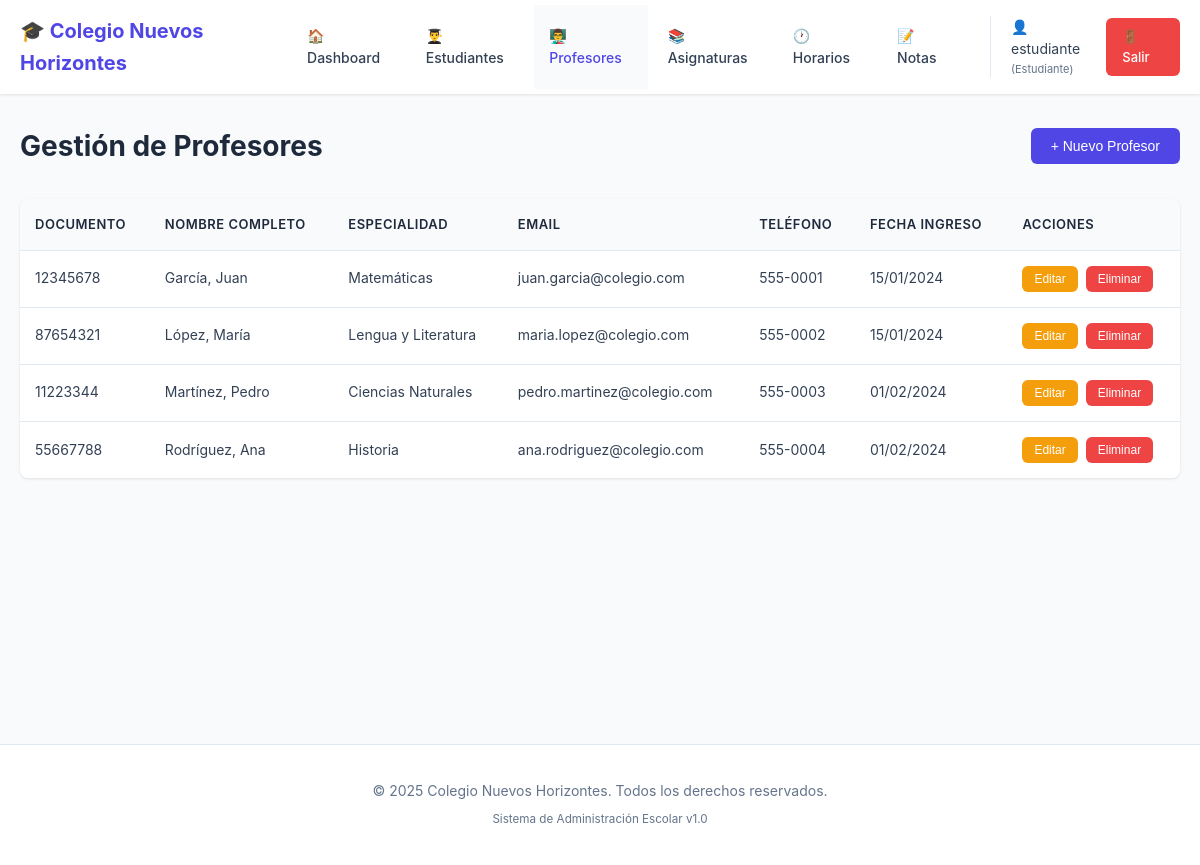
/Nuevo-Colegio/profesores.php (signed in), run on the app's committed database.
### tables this page shows
CREATE TABLE profesores (
    id INT PRIMARY KEY AUTO_INCREMENT,
    nombre VARCHAR(100) NOT NULL,
    apellido VARCHAR(100) NOT NULL,
    documento VARCHAR(20) UNIQUE NOT NULL,
    especialidad VARCHAR(100),
    telefono VARCHAR(20),
    email VARCHAR(100) UNIQUE NOT NULL,
    fecha_ingreso DATE NOT NULL,
    activo BOOLEAN DEFAULT TRUE
);

### Nuevo-Colegio/config.php (called while the page is built, shortened)
<?php
function formatDate($date) {
    return date('d/m/Y', strtotime($date));
}
?>

### Nuevo-Colegio/profesores.php (the view, shortened to what this page needs)
<?php
require_once 'config.php';
$db = getDBConnection();
$stmt = $db->query("SELECT * FROM profesores WHERE activo = 1 ORDER BY apellido, nombre");
$profesores = $stmt->fetchAll();
include 'includes/header.php';
?>
<div class="page-container">
    <div class="page-header">
        <h2>Gestión de Profesores</h2>
        <button onclick="abrirModal()" class="btn btn-primary">+ Nuevo Profesor</button>
    </div>
    <div class="table-container">
        <table class="data-table">
            <thead>
                <tr>
                    <th>Documento</th>
                    <th>Nombre Completo</th>
                    <th>Especialidad</th>
                    <th>Email</th>
                    <th>Teléfono</th>
                    <th>Fecha Ingreso</th>
                    <th>Acciones</th>
                </tr>
            </thead>
            <tbody>
                <?php foreach ($profesores as $prof): ?>
                <tr>
                    <td><?php echo htmlspecialchars($prof['documento']); ?></td>
                    <td><?php echo htmlspecialchars($prof['apellido'] . ', ' . $prof['nombre']); ?></td>
                    <td><?php echo htmlspecialchars($prof['especialidad']); ?></td>
                    <td><?php echo htmlspecialchars($prof['email']); ?></td>
                    <td><?php echo htmlspecialchars($prof['telefono']); ?></td>
                    <td><?php echo formatDate($prof['fecha_ingreso']); ?></td>
                    <td class="actions">
                        <button onclick='editarProfesor(<?php echo json_encode($prof); ?>)'
                                class="btn btn-sm btn-warning">Editar</button>
                        <button onclick="eliminarProfesor(<?php echo $prof['id']; ?>)"
                                class="btn btn-sm btn-danger">Eliminar</button>
                    </td>
                </tr>
                <?php endforeach; ?>
            </tbody>
        </table>
    </div>
</div>
<?php include 'includes/footer.php'; ?>

### Nuevo-Colegio/css/style.css (style rules this page uses)
* { margin: 0; padding: 0; box-sizing: border-box; }
:root { --primary-color: #4f46e5; --secondary-color: #64748b; --success-color: #10b981; --danger-color: #ef4444; --warning-color: #f59e0b; --info-color: #3b82f6; --dark-color: #1e293b; --light-color: #f8fafc; --border-color: #e2e8f0; --text-color: #334155; --shadow: 0 1px 3px rgba(0,0,0,0.1); --shadow-lg: 0 10px 25px rgba(0,0,0,0.1); }
body { font-family: -apple-system, BlinkMacSystemFont, 'Segoe UI', Roboto, Oxygen, Ubuntu, sans-serif; background-color: var(--light-color); color: var(--text-color); line-height: 1.6; }
.page-header { display: flex; justify-content: space-between; align-items: center; margin-bottom: 30px; flex-wrap: wrap; gap: 15px; }
.page-header h2 { font-size: 28px; color: var(--dark-color); }
.btn { display: inline-block; padding: 10px 20px; border: none; border-radius: 6px; font-size: 14px; font-weight: 500; cursor: pointer; transition: all 0.3s; text-decoration: none; text-align: center; }
.btn-primary { background: var(--primary-color); color: white; }
.btn-danger { background: var(--danger-color); color: white; }
.btn-warning { background: var(--warning-color); color: white; }
.btn-sm { padding: 6px 12px; font-size: 12px; }
.table-container { background: white; border-radius: 8px; box-shadow: var(--shadow); overflow-x: auto; }
.data-table { width: 100%; border-collapse: collapse; }
.data-table thead { background: var(--light-color); }
.data-table th { padding: 15px; text-align: left; font-weight: 600; color: var(--dark-color); font-size: 13px; text-transform: uppercase; letter-spacing: 0.5px; }
.data-table td { padding: 15px; border-top: 1px solid var(--border-color); font-size: 14px; }
.data-table .actions { display: flex; gap: 8px; }

### data on the page
profesores: documento "12345678", apellido+nombre "García, Juan", especialidad "Matemáticas", email "juan.garcia@colegio.com", telefono "555-0001", fecha_ingreso "15/01/2024"
profesores: documento "87654321", apellido+nombre "López, María", especialidad "Lengua y Literatura", email "maria.lopez@colegio.com", telefono "555-0002", fecha_ingreso "15/01/2024"
profesores: documento "11223344", apellido+nombre "Martínez, Pedro", especialidad "Ciencias Naturales", email "pedro.martinez@colegio.com", telefono "555-0003", fecha_ingreso "01/02/2024"
profesores: documento "55667788", apellido+nombre "Rodríguez, Ana", especialidad "Historia", email "ana.rodriguez@colegio.com", telefono "555-0004", fecha_ingreso "01/02/2024"

### other printed values
SITE_NAME "Colegio Nuevos Horizontes"
$_SESSION['user_nombre'] "estudiante"
$_SESSION['user_rol'] "Estudiante"
